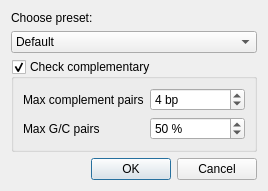
<?xml version="1.0" encoding="UTF-8"?>
<ui version="4.0">
 <class>Primer3PresetsDialog</class>
 <widget class="QDialog" name="Primer3PresetsDialog">
  <property name="geometry">
   <rect>
    <x>0</x>
    <y>0</y>
    <width>216</width>
    <height>184</height>
   </rect>
  </property>
  <property name="sizePolicy">
   <sizepolicy hsizetype="Preferred" vsizetype="Preferred">
    <horstretch>0</horstretch>
    <verstretch>0</verstretch>
   </sizepolicy>
  </property>
  <property name="windowTitle">
   <string>Primer Designer</string>
  </property>
  <layout class="QVBoxLayout" name="verticalLayout">
   <item>
    <widget class="QLabel" name="label">
     <property name="text">
      <string>Choose preset:</string>
     </property>
    </widget>
   </item>
   <item>
    <widget class="QComboBox" name="cbPreset">
     <item>
      <property name="text">
       <string>Default</string>
      </property>
     </item>
     <item>
      <property name="text">
       <string>Recombinase Polymerase Amplification</string>
      </property>
     </item>
    </widget>
   </item>
   <item>
    <widget class="QStackedWidget" name="swPresets">
     <property name="currentIndex">
      <number>1</number>
     </property>
     <widget class="QWidget" name="wgtDefault"/>
     <widget class="QWidget" name="wgtRpa">
      <layout class="QVBoxLayout" name="verticalLayout_2">
       <property name="leftMargin">
        <number>0</number>
       </property>
       <property name="topMargin">
        <number>0</number>
       </property>
       <property name="rightMargin">
        <number>0</number>
       </property>
       <property name="bottomMargin">
        <number>0</number>
       </property>
       <item>
        <widget class="QGroupBox" name="gbCheckComplementary">
         <property name="title">
          <string>Check complementary</string>
         </property>
         <property name="checkable">
          <bool>true</bool>
         </property>
         <layout class="QFormLayout" name="formLayout">
          <item row="0" column="0">
           <widget class="QLabel" name="label_2">
            <property name="text">
             <string>Max complement pairs</string>
            </property>
           </widget>
          </item>
          <item row="0" column="1">
           <widget class="QSpinBox" name="sbMaxComplementPairs">
            <property name="suffix">
             <string> bp</string>
            </property>
            <property name="value">
             <number>4</number>
            </property>
           </widget>
          </item>
          <item row="1" column="0">
           <widget class="QLabel" name="label_3">
            <property name="text">
             <string>Max G/C pairs</string>
            </property>
           </widget>
          </item>
          <item row="1" column="1">
           <widget class="QSpinBox" name="sbMaxGcPairs">
            <property name="suffix">
             <string> %</string>
            </property>
            <property name="value">
             <number>50</number>
            </property>
           </widget>
          </item>
         </layout>
        </widget>
       </item>
      </layout>
     </widget>
    </widget>
   </item>
   <item>
    <widget class="QDialogButtonBox" name="helpButton">
     <property name="standardButtons">
      <set>QDialogButtonBox::Cancel|QDialogButtonBox::Ok</set>
     </property>
    </widget>
   </item>
  </layout>
 </widget>
 <resources/>
 <connections>
  <connection>
   <sender>cbPreset</sender>
   <signal>currentIndexChanged(int)</signal>
   <receiver>swPresets</receiver>
   <slot>setCurrentIndex(int)</slot>
   <hints>
    <hint type="sourcelabel">
     <x>137</x>
     <y>41</y>
    </hint>
    <hint type="destinationlabel">
     <x>137</x>
     <y>101</y>
    </hint>
   </hints>
  </connection>
 </connections>
</ui>
